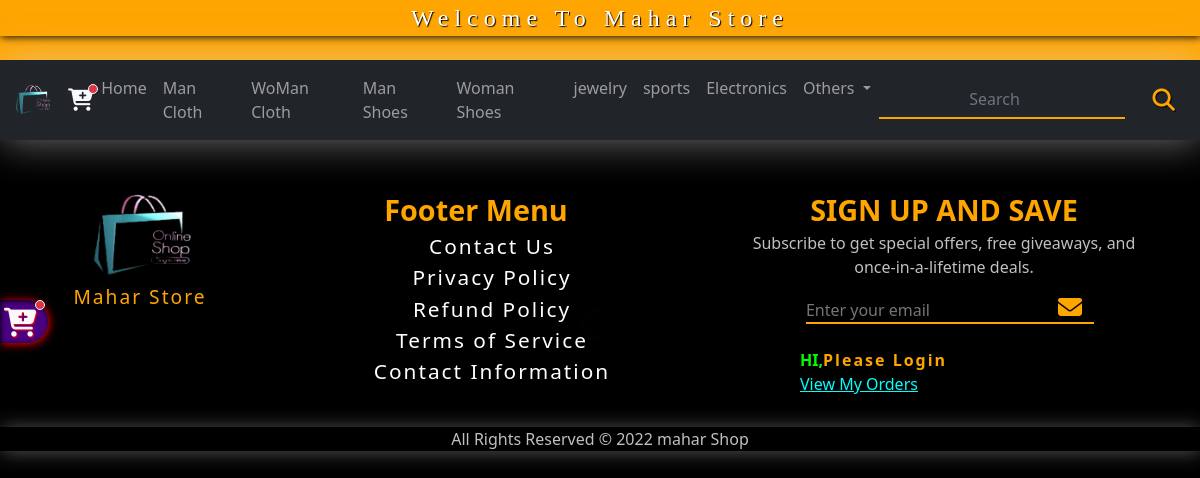
Screenshot of /vproducts.php with the database file from the repository.
### tables this page shows
CREATE TABLE `store_stngs` (
  `id` int(11) NOT NULL,
  `name` varchar(100) NOT NULL DEFAULT 'admin',
  `pass` varchar(50) NOT NULL DEFAULT '786',
  `profile` varchar(100) NOT NULL DEFAULT 'no',
  `bell` varchar(100) NOT NULL DEFAULT 'anounce soon',
  `ntitle` varchar(50) NOT NULL DEFAULT 'mahastore',
  `ndesc` varchar(250) NOT NULL DEFAULT 'soon',
  `vpay_page` varchar(20) NOT NULL DEFAULT 'bydirect',
  `email` varchar(100) NOT NULL DEFAULT 'maarkhoor5@gmail.com',
  `t_visitor` int(250) NOT NULL DEFAULT '0',
  `logo` varchar(150) NOT NULL DEFAULT '0',
  `headbgimg` varchar(200) NOT NULL DEFAULT '0',
  `baner1` varchar(150) NOT NULL DEFAULT '0',
  `shoesbg` varchar(200) NOT NULL DEFAULT '0',
  `voucherv0` int(2) NOT NULL DEFAULT '0',
  `acc_holder_name` varchar(30) NOT NULL DEFAULT 'Admin',
  `acc_number` varchar(50) NOT NULL DEFAULT '0'
);

### vproducts.php (the view, shortened to what this page needs)
<?php
include 'config.php';
?>
<!doctype html>
<html lang="en">
  <head>
    <link href="https://cdn.jsdelivr.net/npm/bootstrap@5.2.0/dist/css/bootstrap.min.css" rel="stylesheet">
  <link href="https://cdn.jsdelivr.net/npm/bootstrap@5.2.0/dist/css/bootstrap.min.css" rel="stylesheet">
    <link rel="stylesheet" href="https://cdnjs.cloudflare.com/ajax/libs/font-awesome/6.1.2/css/all.min.css">
</head>
  <body style="background:black;">
<? include 'header.php'; ?>
<br>
<br>
<? include 'footer.php'; ?>
  </body></html>

### header.php (shortened to what this page needs)
<?php
include 'config.php';
$v_stngs = "SELECT * FROM `store_stngs` WHERE id = 1";
$v_stngsq =mysqli_query($db,$v_stngs);
$v_stngsf = mysqli_fetch_array($v_stngsq);
$title = $v_stngsf['ntitle'];
$logo = $v_stngsf['logo'];
?>
  <head>
    <link href="https://cdn.jsdelivr.net/npm/bootstrap@5.2.0/dist/css/bootstrap.min.css" rel="stylesheet">
    <link rel="stylesheet" href="https://cdnjs.cloudflare.com/ajax/libs/font-awesome/6.1.2/css/all.min.css">
    <link rel="stylesheet" href="https://assets1.lottiefiles.com/packages/lf20_jtl6gife.json">
    <link rel="stylesheet" href="https://unpkg.com/aos@2.3.1/dist/aos.css">
</head>
<div class="loaderspin">
 <center>
  <div class="spinner-border text-warning" role="status" style="text-shadow:2px 2px 2px black;margin-bottom:-5rem;;">
  </div>
 </center>
</div>
<div style="border-radius:0 30px 30px 0; background:indigo; box-shadow:1px 1px 10px red, inset 1px 1px 5px black; border:none;float:right; position:fixed; top:300px;z-index:100; color:red !important; font-size:1.8rem; width:3rem;text-alighn:center;text-shadow:1px 1px 1px red;" data-bs-toggle="offcanvas" data-bs-target="#offcanvasRight" aria-controls="offcanvasRight">
<i type="button" class="fa fa-cart-plus position-relative text-light p-1" style="outline:none;">
  <span class="position-absolute top-0 start-100 translate-middle p-1 bg-danger border border-light rounded-circle"></span></i>
</div>
<div style="width:100%; background:orange; text-align: center;">
   <div id="headertitle"> Welcome To <? echo $title; ?> </div><br>
</div>
    <nav class="navbar navbar-dark navbar-expand-lg bg-dark" style="position:sticky;z-index:1000;top:0;box-shadow:1px 1px 40px rgba(222, 222, 222, 0.517);">
            <div class="container-fluid">
              <a class="navbar-brand" href="index.php"><img src="assetscdn/banners/<? echo $logo; ?>" style="width:2.5rem; max-width:2.5rem;"></a>
<i class="fa fa-cart-plus text-light headcart position-relative" style="font-size:1.4rem;" data-bs-toggle="offcanvas" data-bs-target="#offcanvasRight" aria-controls="offcanvasRight">
  <span class="position-absolute top-0 start-100 translate-middle p-1 bg-danger border border-light rounded-circle"></span>
</i>
              <div class="collapse navbar-collapse" id="navbarSupportedContent">
                <ul class="navbar-nav me-auto mb-2 mb-lg-0">
                  <li class="nav-item">
                    <a href="index.php" class="nav-link">
                      Home
                    </a></li><li class="nav-item">
                    <a href="vproducts.php?ctgry=mcloth" class="nav-link">
                      Man Cloth
                    </a></li><li class="nav-item">
                    <a href="vproducts.php?ctgry=fcloth" class="nav-link">
                      WoMan Cloth
                    </a></li><li class="nav-item">
                    <a href="vproducts.php?ctgry=mshoes" class="nav-link">
                     Man Shoes
                    </a></li><li class="nav-item">
                    <a href="vproducts.php?ctgry=fshoes" class="nav-link">
                     Woman Shoes
                    </a></li><li class="nav-item">
                    <a href="vproducts.php?ctgry=jewlery" class="nav-link">
                      jewelry
                    </a></li><li class="nav-item">
                    <a href="vproducts.php?ctgry=sports" class="nav-link">
                      sports
                    </a></li><li class="nav-item">
                    <a href="vproducts.php?ctgry=electric" class="nav-link">
                      Electronics
                    </a></li>
                  <li class="nav-item dropdown">
                    <a class="nav-link dropdown-toggle" href="#" role="button" data-bs-toggle="dropdown" aria-expanded="false">
                      Others
                    </a>
                  </li>
                </ul>
                <form method="post" class="d-flex" role="search">
                  <input name="searchitminpt" class="form-control focus-none" type="search" style="background:none;border:none;color:orange;text-align: center;outline:none !important;border-radius:0; border-bottom:2px solid orange;margin-right:0.9rem;" placeholder="Search" aria-label="Search">
                  <button name="serchitembtn" class="btn fa fa-magnifying-glass" style="color:orange;outline:none;text-shadow:1px 1px 1px black;font-size:1.4rem;" type="submit"> </button>
                </form>
              </div>
            </div>
          </nav>

### footer.php (shortened to what this page needs)
<link href="https://cdn.jsdelivr.net/npm/bootstrap@5.2.0/dist/css/bootstrap.min.css" rel="stylesheet">
<link rel="stylesheet" href="https://cdnjs.cloudflare.com/ajax/libs/font-awesome/6.1.2/css/all.min.css">
<?php
include 'config.php';
$v_stngs = "SELECT * FROM `store_stngs` WHERE id = 1";
$v_stngsq =mysqli_query($db,$v_stngs);
$v_stngsf = mysqli_fetch_array($v_stngsq);
$title = $v_stngsf['ntitle'];
$logo = $v_stngsf['logo'];
?>
<footer class="pcfooter" style="display: flex;flex-direction:row;width:100%;">
  <div style="width: 18%; margin-left:2rem;">
    <center>
    <a href="/"><img src="assetscdn/banners/<? echo $logo; ?>" style="width:7rem"></a>
    <br>
    <p style="color:orange; font-size:1.2rem; letter-spacing:2px;"> <? echo $title; ?> </p>
   </center>
  </div>
<div style="width:38%">
<center>
  <b style="color:orange; font-size:1.8rem;"> Footer Menu </b>
  <ul class="fotrul"><li><a href="contact-us.php">Contact Us</a></li><li><a href="privacy-policy.php">Privacy Policy</a></li><li><a href="refund-policy.php">Refund Policy</a></li><li><a href="terms-of-service.php">Terms of Service</a></li><li><a href="contact-information.php">Contact Information</a></li></ul>
</center>
</div>
<div style="width:40%;">
  <center>
    <b style="color:orange; font-size:1.8rem;"> SIGN UP AND SAVE </b>
    <p style="color:silver;width:80%;"> Subscribe to get special offers, free giveaways, and once-in-a-lifetime deals. </p>
 <div>
  <input type="text" style="color:orange;border: none; text-decoration:1px 1px 1px black; outline: none; border-bottom:2px solid orange;background:none;width:60%;" placeholder="Enter your email" class="mailinptj">
  <button style="color:orange;background:none;text-shadow:1px 1px 1px black;margin-left:-2.5rem;font-size:1.5rem;border:none;outline:none;" class="fa fa-envelope loginbtnj"> </button>
 </div>
  </center>
  <br>
<div style="margin-left: 20%;">
  <div style="display:flex;flex-direction:row;">
    <div>
    <b style="color:lime;"> HI, </b>
    </div>
     <div><b style="color:orange;letter-spacing:2px;" id="vdivlogmail"> Please Login </b></div>
   </div>
 <a href="allorders.php" style="color:aqua;">View My Orders </a>
</div>
</div>
</footer>
<br>
<div style="box-shadow:1px 1px 20px rgba(128, 128, 128, 0.683);width: 100%; text-align: center;">
  <a href="/" style="color:silver;text-decoration: none;"> All Rights Reserved  © 2022 mahar Shop </a>
</div>

### vproducts.php (style rules this page uses)
* { margin:0; padding: 0; }

### header.php (style rules this page uses)
.loaderspin { position:fixed; z-index:1100; top:30%;left:30%; background:#000000c3; width:10rem; height:10rem; border-radius:14px; box-shadow:2px 2px 50px #000000ae; display:non; }
@media screen and (min-width:700px) { .loaderspin { left: 43%; border-radius:18px; } }
#headertitle { color:white;background:orange;font-size:1.5rem; text-align: center;font-family: Cambria, Cochin, Georgia, Times, 'Times New Roman', serif; letter-spacing:6px;text-shadow:1px 1px 1px black;box-shadow:1px 1px 8px black;width:100% !important;text-shadow: 1px 1px 1px black; }
.nav-link { color:white; }

### footer.php (style rules this page uses)
.fotrul li { list-style:none !important; }
.fotrul li a { color:white; letter-spacing:2px; font-size:1.3rem; text-decoration:none; }
@media screen and (min-width:700px) { .pcfooter { display: block; } }
footer { overflow-x:hidden !important; }

### rows the page displays
store_stngs: ntitle "Mahar Store", logo (picture)
